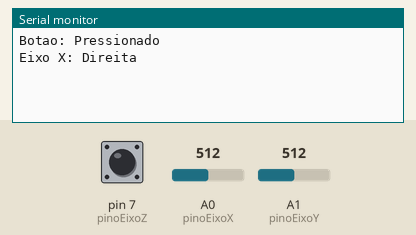
Simulated run of this sketch. Board: Arduino Uno, built with avr-gcc and run on an emulated ATmega328P. Shown: the last lines printed to the serial monitor. The inputs (shaded band) are chosen by the test bench; at power-on: A1 (pinoEixoY) = 512, A0 (pinoEixoX) = 512, pin 7 (pinoEixoZ) HIGH.

Above: at 1.2 s.
1.3 s: A1 (pinoEixoY) set to 530
At 2.5 s:
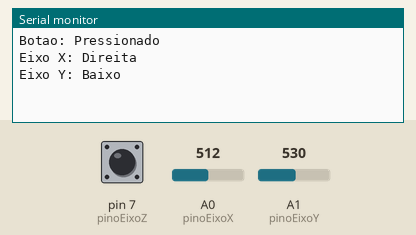
2.8 s: A0 (pinoEixoX) set to 480
At 4.0 s:
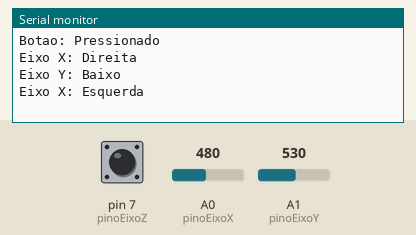
4.3 s: A1 (pinoEixoY) set to 490
At 5.3 s:
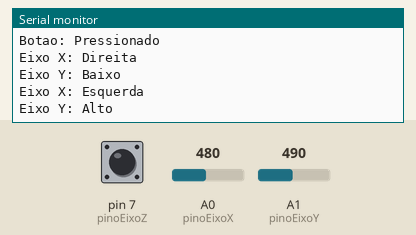

The sketch:

deteccao_direcao.ino
```cpp
// Valor das portas usadas pelo módulo
int pinoEixoZ = 7;
int pinoEixoX = A0;
int pinoEixoY = A1;

// Variável para salvar o valor lido
int valorEixoZ;
int valorEixoX;
int valorEixoY;

// Variável para salvar o valor antigo
int valorBaseZ;
int valorBaseX;
int valorBaseY;

void setup() {
  // Definindo a porta do botão como entrada
  pinMode(pinoEixoZ, INPUT_PULLUP);

  Serial.begin(9600);
}

void loop() {
  // Lendo o valor do estado do Botão
  valorEixoZ = digitalRead(pinoEixoZ);
  // Conferindo se o valor atual esta diferente
  if(valorEixoZ != valorBaseZ) {
    // Caso o botão seja pressionado o valor é HIGH
    if(valorEixoZ == HIGH) {
      Serial.println("Botao: Pressionado");
    }
    // Guardando o valor atual
    valorBaseZ = valorEixoZ;
  }

  // Lendo o valor do potênciometro do Eixo X
  valorEixoX = analogRead(pinoEixoX);
  if(valorEixoX != valorBaseX) {
      // Conferindo o valor correspondente a direção
      if(valorEixoX > 510) {
        Serial.println("Eixo X: Direita");
      } else if(valorEixoX < 490) {
        Serial.println("Eixo X: Esquerda");
      }
      valorBaseX = valorEixoX;
  }

  // Lendo o valor do potênciometro do Eixo Y
  valorEixoY = analogRead(pinoEixoY);
  if(valorEixoY != valorBaseY) {
      if(valorEixoY > 520) {
        Serial.println("Eixo Y: Baixo");
      } else if(valorEixoY < 500) {
        Serial.println("Eixo Y: Alto");
      }
      valorBaseY = valorEixoY;
  }

  delay(100);
}
```

Measured:
- after the input at 1.3 s, the serial monitor: prints a new line at once (image 1)
- after the input at 2.8 s, the serial monitor: prints a new line at once (image 2)
- after the input at 4.3 s, the serial monitor: prints a new line at once (image 3)
